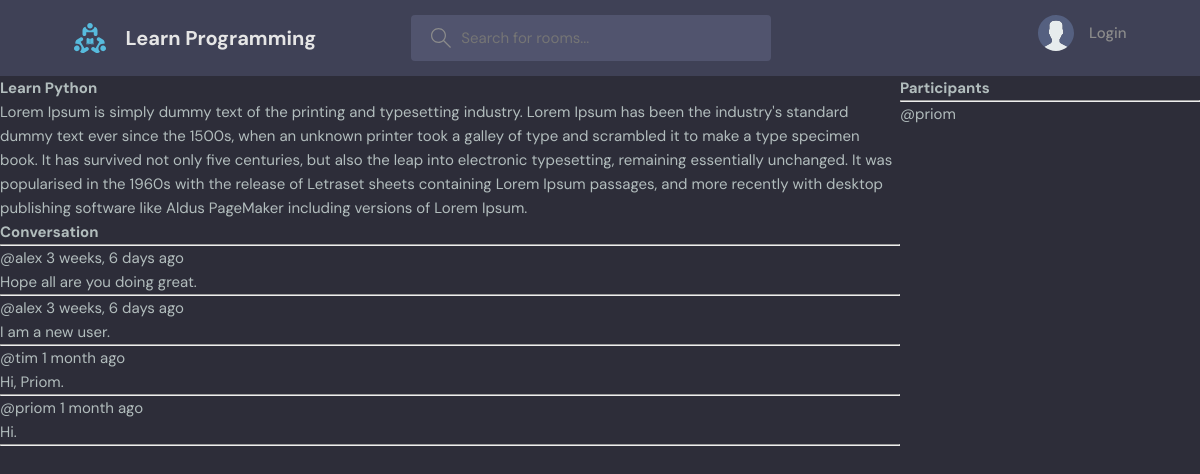
Before: /room/1/ with the older database file.
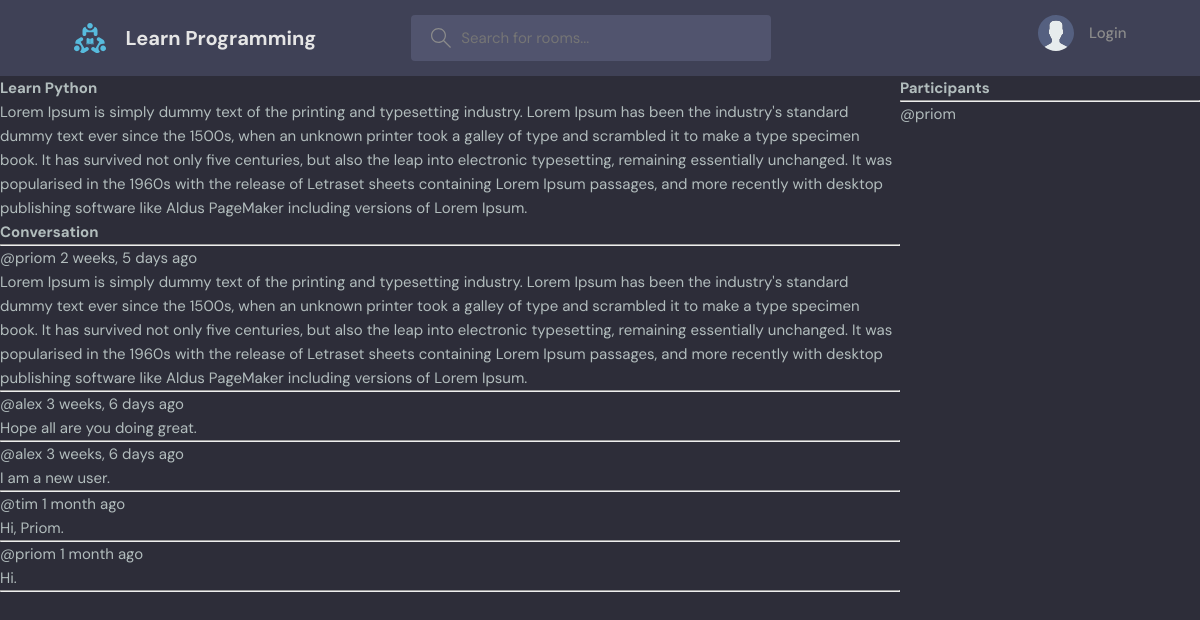
After: the same page with the newer database file.
### base/models.py (models this page shows, shortened)
class Message(models.Model):
    user = models.ForeignKey(User, on_delete=models.CASCADE)
    room = models.ForeignKey(Room, on_delete=models.CASCADE)
    body = models.TextField()
    updated = models.DateTimeField(auto_now=True)
    created = models.DateTimeField(auto_now_add=True)
    class Meta:
        ordering = ['-updated', '-created']

### base/views.py (the view, shortened to what this page needs)
# urls.py: path('room/<str:pk>/', views.room, name="room"),
def room(request, pk):
    room = Room.objects.get(id=pk)
    room_messages = room.message_set.all()
    participants = room.participants.all()
    context = {'rooms': room, 'room_messages': room_messages,
               'participants': participants}
    return render(request, 'base/room.html', context)

### base/templates/base/room.html (shortened to what this page needs)
{% extends 'main.html' %}
{% block content %}
<div class="room-container">
    <div>
        <h1>{{rooms.name}}</h1>
        <p>{{rooms.description}}</p>
        <div class="comment-wrapper">
            <h3>Conversation</h3>
            <hr>
            {% for message in room_messages %}
            <div>
                <small>@{{message.user}} {{message.created | timesince}} ago</small>
                <p>{{message.body}}</p>
                <hr>
            </div>
            {% endfor %}
        </div>
    </div>
    <div>
        <h3>Participants</h3>
        <hr>
        {% for user in participants %}
        <div>
            <p>@{{user.username}}</p>
        </div>
        {% endfor %}
    </div>
</div>
{% endblock content %}

Changed rows visible on the page:
added Message: user "priom", created "2 weeks, 5 days", body "Lorem Ipsum is simply dummy text of the printing and typesetting industry. Lorem Ipsum has been the industry's standard dummy text ever since the 1500s, when an unknown printer took a galley of type and scrambled it to make a type specimen book. It has survived not only five centuries, but also the leap into electronic typesetting, remaining essentially unchanged. It was popularised in the 1960s with the release of Letraset sheets containing Lorem Ipsum passages, and more recently with desktop publishing software like Aldus PageMaker including versions of Lorem Ipsum."
